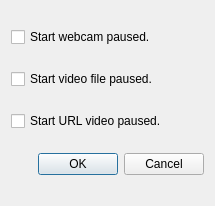
<?xml version="1.0" encoding="UTF-8"?>
<ui version="4.0">
 <class>GeneralSettings</class>
 <widget class="QDialog" name="GeneralSettings">
  <property name="geometry">
   <rect>
    <x>0</x>
    <y>0</y>
    <width>215</width>
    <height>206</height>
   </rect>
  </property>
  <property name="windowTitle">
   <string>Dialog</string>
  </property>
  <layout class="QVBoxLayout" name="verticalLayout">
   <item>
    <widget class="QCheckBox" name="checkBoxSvp">
     <property name="text">
      <string>Start webcam paused.</string>
     </property>
    </widget>
   </item>
   <item>
    <widget class="QCheckBox" name="checkBoxSfp">
     <property name="text">
      <string>Start video file paused.</string>
     </property>
    </widget>
   </item>
   <item>
    <widget class="QCheckBox" name="checkBoxSup">
     <property name="text">
      <string>Start URL video paused.</string>
     </property>
    </widget>
   </item>
   <item>
    <widget class="QDialogButtonBox" name="buttonBox">
     <property name="orientation">
      <enum>Qt::Horizontal</enum>
     </property>
     <property name="standardButtons">
      <set>QDialogButtonBox::Cancel|QDialogButtonBox::Ok</set>
     </property>
    </widget>
   </item>
  </layout>
 </widget>
 <resources/>
 <connections>
  <connection>
   <sender>buttonBox</sender>
   <signal>accepted()</signal>
   <receiver>GeneralSettings</receiver>
   <slot>accept()</slot>
   <hints>
    <hint type="sourcelabel">
     <x>248</x>
     <y>254</y>
    </hint>
    <hint type="destinationlabel">
     <x>157</x>
     <y>274</y>
    </hint>
   </hints>
  </connection>
  <connection>
   <sender>buttonBox</sender>
   <signal>rejected()</signal>
   <receiver>GeneralSettings</receiver>
   <slot>reject()</slot>
   <hints>
    <hint type="sourcelabel">
     <x>316</x>
     <y>260</y>
    </hint>
    <hint type="destinationlabel">
     <x>286</x>
     <y>274</y>
    </hint>
   </hints>
  </connection>
 </connections>
</ui>
